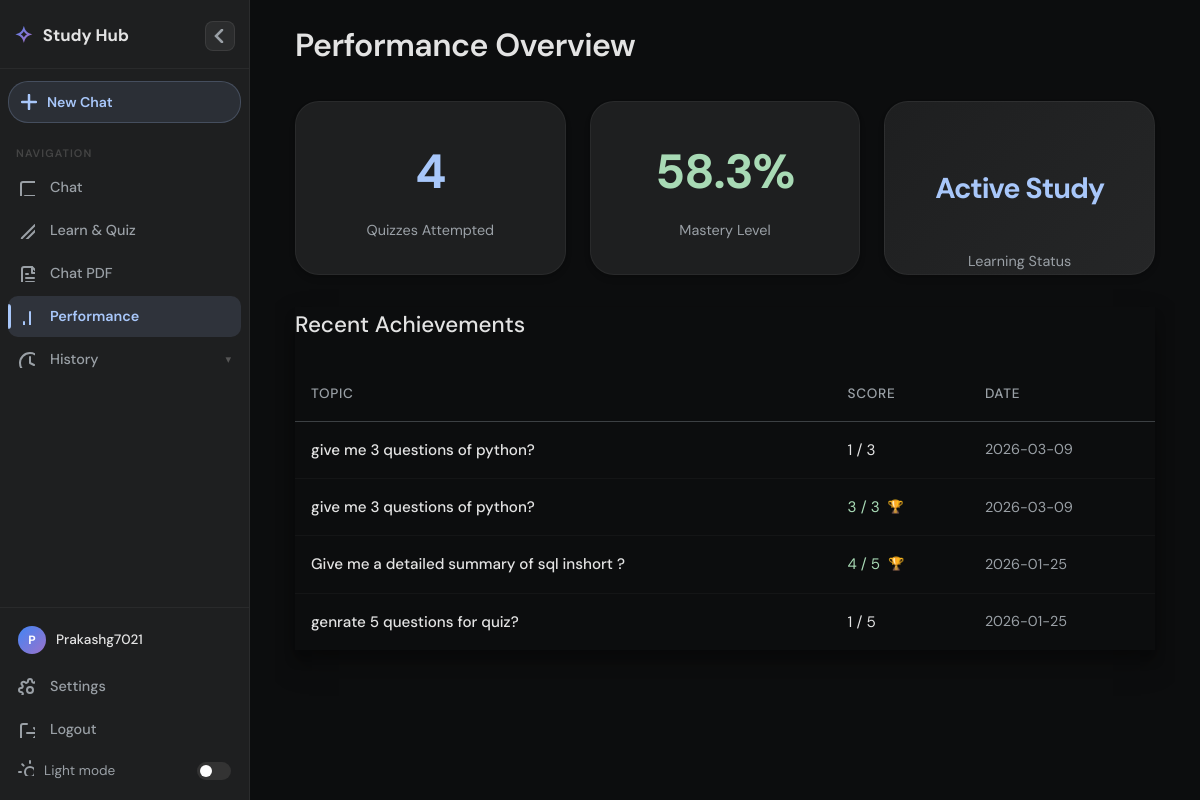
/dashboard (signed in), run on the app's committed database.
### tables this page shows
CREATE TABLE quiz_sessions (
            id INTEGER PRIMARY KEY AUTOINCREMENT,
            user_id INTEGER NOT NULL,
            topic TEXT NOT NULL,
            score INTEGER NOT NULL,
            total_questions INTEGER NOT NULL,
            created_at TIMESTAMP DEFAULT CURRENT_TIMESTAMP,
            FOREIGN KEY (user_id) REFERENCES users (id)
        );

### app.py (the view)
@app.route('/dashboard')
@login_required
def dashboard():
    db = get_db()
    total_quizzes = db.execute('SELECT COUNT(*) FROM quiz_sessions WHERE user_id = ?', (g.user['id'],)).fetchone()[0]
    avg_row = db.execute('SELECT AVG(CAST(score AS FLOAT)/total_questions) FROM quiz_sessions WHERE user_id = ?', (g.user['id'],)).fetchone()
    avg_score = round(avg_row[0] * 100, 1) if avg_row[0] is not None else 0
    recent_quizzes = db.execute('SELECT * FROM quiz_sessions WHERE user_id = ? ORDER BY created_at DESC LIMIT 5', (g.user['id'],)).fetchall()
    return render_template('dashboard.html', total_quizzes=total_quizzes, avg_score=avg_score, recent_quizzes=recent_quizzes)

### app.py (called while the page is built)
def get_db():
    db = getattr(g, '_database', None)
    if db is None:
        db = g._database = sqlite3.connect(DATABASE)
        db.row_factory = sqlite3.Row
    return db

@app.teardown_appcontext
def close_connection(exception):
    db = getattr(g, '_database', None)
    if db is not None:
        db.close()

@app.before_request
def load_logged_in_user():
    g.history_list = []
    g.current_session_id = None
    user_id = session.get('user_id')
    g.user = None
    if user_id:
        g.user = get_db().execute('SELECT * FROM users WHERE id = ?', (user_id,)).fetchone()

def login_required(view):
    from functools import wraps
    @wraps(view)
    def wrapped_view(**kwargs):
        if g.user is None:
            return redirect(url_for('login'))
        return view(**kwargs)
    return wrapped_view

def get_chat_history_list(user_id):
    db = get_db()
    rows = db.execute('''
        SELECT session_id, message, created_at
        FROM chat_logs
        WHERE user_id = ? AND mode = ? AND session_id IS NOT NULL
        GROUP BY session_id
        ORDER BY MIN(created_at) DESC
        LIMIT 30
    ''', (user_id, 'generic_chat')).fetchall()
    return [{'session_id': r['session_id'], 'first_message': r['message'], 'created_at': r['created_at']} for r in rows]

@app.context_processor
def inject_history():
    history_list = []
    current_session_id = None
    if hasattr(g, 'user') and g.user:
        try:
            history_list = get_chat_history_list(g.user['id'])
        except Exception:
            history_list = []
    return dict(history_list=history_list)

### templates/dashboard.html
{% extends 'base.html' %}
{% block content %}
<div class="container" style="overflow-y: auto;">
    <h1 style="margin-bottom: 30px; font-weight: 600; letter-spacing: -0.5px;">Performance Overview</h1>
    <div class="stats-grid">
        <div class="stat-card" style="box-shadow: var(--shadow-md); border: 1px solid rgba(255,255,255,0.05);">
            <div class="stat-number">{{ total_quizzes }}</div>
            <div style="color: var(--text-secondary); font-size: 0.9rem; margin-top: 4px;">Quizzes Attempted</div>
        </div>
        <div class="stat-card" style="box-shadow: var(--shadow-md); border: 1px solid rgba(255,255,255,0.05);">
            <div class="stat-number" style="color: var(--success-color);">{{ avg_score }}%</div>
            <div style="color: var(--text-secondary); font-size: 0.9rem; margin-top: 4px;">Mastery Level</div>
        </div>
        <div class="stat-card"
            style="box-shadow: var(--shadow-md); border: 1px solid rgba(255,255,255,0.05); background: linear-gradient(135deg, #1e1f20 0%, #252627 100%);">
            <div class="stat-number"
                style="font-size: 1.8rem; height: 100%; display: flex; align-items: center; justify-content: center;">
                Active Study</div>
            <div style="color: var(--text-secondary); font-size: 0.9rem; margin-top: 4px;">Learning Status</div>
        </div>
    </div>
    <div class="card" style="box-shadow: var(--shadow-lg);">
        <h2 style="margin-bottom: 24px; font-size: 1.4rem; font-weight: 500;">Recent Achievements</h2>
        {% if recent_quizzes %}
        <table>
            <thead>
                <tr>
                    <th style="color: var(--text-secondary); font-weight: 500;">Topic</th>
                    <th style="color: var(--text-secondary); font-weight: 500;">Score</th>
                    <th style="color: var(--text-secondary); font-weight: 500;">Date</th>
                </tr>
            </thead>
            <tbody>
                {% for quiz in recent_quizzes %}
                <tr style="transition: background 0.2s;">
                    <td style="font-weight: 500;">{{ quiz['topic'] }}</td>
                    <td class="{{ 'correct' if quiz['score']/quiz['total_questions'] >= 0.7 else '' }}">
                        <span style="display: flex; align-items: center; gap: 8px;">
                            {{ quiz['score'] }} / {{ quiz['total_questions'] }}
                            {% if quiz['score']/quiz['total_questions'] >= 0.8 %}
                            <span style="font-size: 0.8rem;">🏆</span>
                            {% endif %}
                        </span>
                    </td>
                    <td style="color: var(--text-secondary); font-size: 0.9rem;">{{ quiz['created_at'].split(' ')[0] }}
                    </td>
                </tr>
                {% endfor %}
            </tbody>
        </table>
        {% else %}
        <div style="text-align: center; padding: 40px 0;">
            <p style="color: var(--text-secondary); margin-bottom: 20px;">No learning records found yet.</p>
            <a href="{{ url_for('chat') }}" class="btn btn-primary" style="text-decoration: none;">Start Your First
                Lesson</a>
        </div>
        {% endif %}
    </div>
</div>
{% endblock %}

### static/style.css (style rules this page uses)
:root { --bg-color: #0c0d0e; --sidebar-bg: #1e1f20; --text-color: #e3e3e3; --text-secondary: #9aa0a6; --accent-color: #a8c7fa; --accent-hover: #d2e3fc; --input-bg: #1a1b1c; --border-color: #3c4043; --success-color: #a8dab5; --error-color: #f2b8b5; --message-bg: #2d2e30; --surface-color: #1a1b1c; --glass-bg: rgba(30, 31, 32, 0.7); --shadow-sm: 0 1px 3px rgba(0, 0, 0, 0.12), 0 1px 2px rgba(0, 0, 0, 0.24); --shadow-md: 0 4px 6px rgba(0, 0, 0, 0.1), 0 1px 3px rgba(0, 0, 0, 0.08); --shadow-lg: 0 14px 28px rgba(0, 0, 0, 0.25), 0 10px 10px rgba(0, 0, 0, 0.22); --shadow-inset: inset 0 2px 4px rgba(0, 0, 0, 0.2); }
* { box-sizing: border-box; }
body { margin: 0; font-family: 'Inter', 'Google Sans', 'Roboto', sans-serif; background-color: var(--bg-color); color: var(--text-color); display: flex; height: 100vh; overflow: hidden; line-height: 1.6; -webkit-font-smoothing: antialiased; }
.container { max-width: 900px; width: 100%; margin: 0 auto; padding: 20px; box-sizing: border-box; display: flex; flex-direction: column; height: 100%; }
.stats-grid { display: grid; grid-template-columns: repeat(auto-fit, minmax(260px, 1fr)); gap: 24px; margin-bottom: 32px; }
.stat-card { background-color: var(--sidebar-bg); padding: 32px; border-radius: 24px; text-align: center; border: 1px solid rgba(255, 255, 255, 0.03); transition: all 0.3s cubic-bezier(0.25, 0.8, 0.25, 1); box-shadow: var(--shadow-md); }
.stat-number { font-size: 3rem; color: var(--accent-color); font-weight: 700; margin-bottom: 8px; letter-spacing: -1px; }
table { width: 100%; border-collapse: separate; border-spacing: 0; }
th { padding: 16px; text-align: left; border-bottom: 1px solid var(--border-color); color: var(--text-secondary); font-weight: 500; font-size: 0.85rem; text-transform: uppercase; letter-spacing: 0.05em; }
td { padding: 16px; text-align: left; border-bottom: 1px solid rgba(255, 255, 255, 0.03); font-size: 0.95rem; }
tr:last-child td { border-bottom: none; }
.correct { color: var(--success-color); }

### templates/base.html (style rules this page uses)
*, *::before, *::after { box-sizing: border-box; margin: 0; padding: 0; }
:root { --sidebar-w: 250px; --sidebar-collapsed: 62px; --transition: 0.28s cubic-bezier(0.4, 0, 0.2, 1); --font: 'DM Sans', sans-serif; }
body { font-family: var(--font); background: var(--bg-color, #0c0d0e); color: var(--text-color, #e3e3e3); display: flex; height: 100vh; overflow: hidden; -webkit-font-smoothing: antialiased; }

### data on the page
quiz_sessions: topic "give me 3 questions of python?", score "1", total_questions "3", created_at "2026-03-09"
quiz_sessions: topic "give me 3 questions of python?", score "3", total_questions "3", created_at "2026-03-09"
quiz_sessions: topic "Give me a detailed summary of sql inshort ?", score "4", total_questions "5", created_at "2026-01-25"
quiz_sessions: topic "genrate 5 questions for quiz?", score "1", total_questions "5", created_at "2026-01-25"

### other printed values
{{ name_part[0].upper() }} "P"
{{ name_part | capitalize }} "Prakashg7021"
{{ total_quizzes }} "4"
{{ avg_score }} "58.3"
